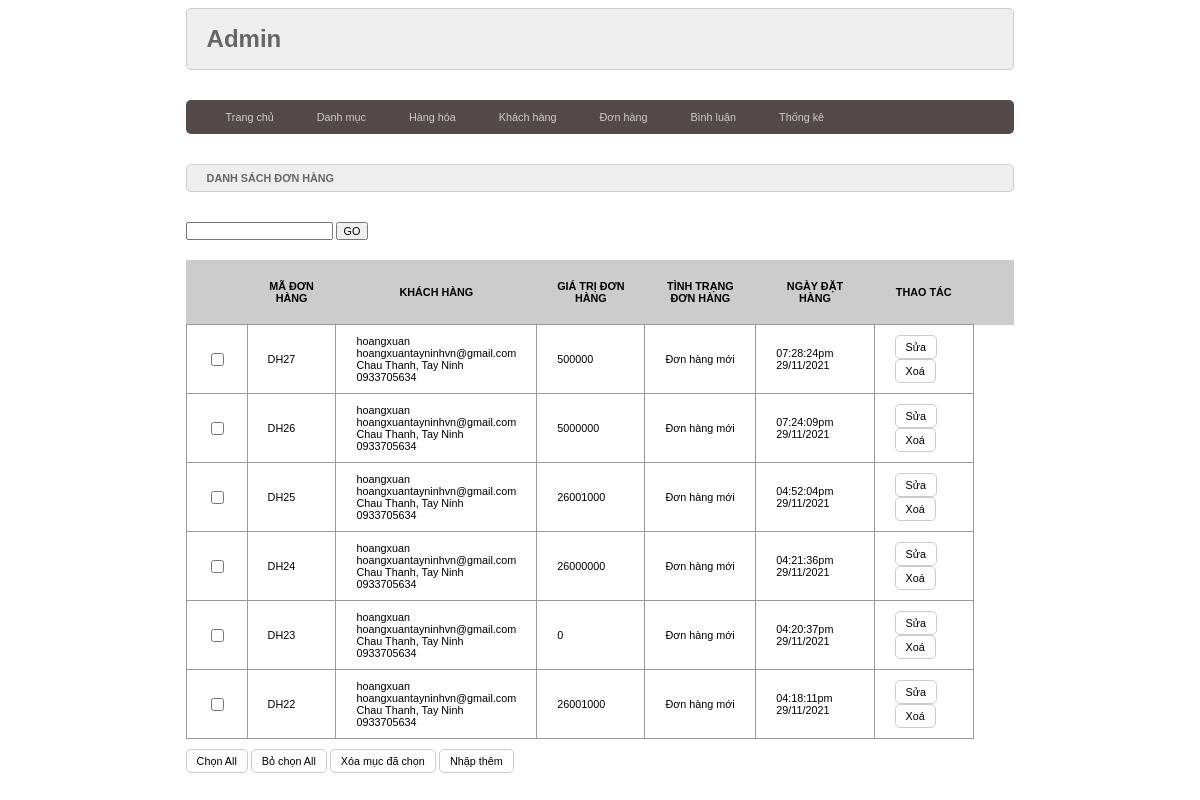
/admin/index.php?act=dsdh, run on the app's committed database.
### tables this page shows
CREATE TABLE `bill` (
  `id` int(10) NOT NULL,
  `iduser` int(10) DEFAULT 0,
  `name` varchar(255) NOT NULL,
  `diachi` varchar(255) NOT NULL,
  `sdt` varchar(50) NOT NULL,
  `email` varchar(100) NOT NULL,
  `pttt` tinyint(1) NOT NULL DEFAULT 1,
  `ngaydathang` varchar(50) DEFAULT NULL,
  `tong` int(10) NOT NULL DEFAULT 0,
  `trangthai` tinyint(1) NOT NULL DEFAULT 0,
  `name2` varchar(255) DEFAULT NULL,
  `diachi2` varchar(255) DEFAULT NULL,
  `sdt2` varchar(50) DEFAULT NULL,
  `email2` varchar(100) DEFAULT NULL
);

### model/pdo.php (called while the page is built, shortened)
<?php
function pdo_get_connection(){
    $dburl = "mysql:host=localhost;dbname=dacsn;charset=utf8";
    $username = 'root';
    $password = '';
    $conn = new PDO($dburl, $username, $password);
    $conn->setAttribute(PDO::ATTR_ERRMODE, PDO::ERRMODE_EXCEPTION);
    return $conn;
}
function pdo_query($sql){
    $sql_args = array_slice(func_get_args(), 1);
    try{
        $conn = pdo_get_connection();
        $stmt = $conn->prepare($sql);
        $stmt->execute($sql_args);
        $rows = $stmt->fetchAll();
        return $rows;
    }
    catch(PDOException $e){
        throw $e;
    }
    finally{
        unset($conn);
    }
}

### model/cart.php (called while the page is built, shortened)
<?php
    function loadall_bill($kyw="", $iduser){
        $sql="select * from bill where 1";
        $sql.=" order by id desc";
        $dm=pdo_query($sql);
        return $dm;
    }
    function getttdh($n){
        switch($n){
            case '0':
                $tt="Đơn hàng mới";
                break;
        }
        return $tt;
    }
?>

### admin/donhang/list.php (the view)
<div class="row">
        <div class="row frmtitle mb">
          <h1>DANH SÁCH ĐƠN HÀNG</h1>
        </div>
        <form action="index.php?act=dsdh" method="post">
                <input type="text" name="kyw">
                  <input type="submit" name="listdhok" value="GO">
              </form>
        <div class="row frmcontent">
            <div class="row mb10 frmdsloai">
                <table>
                    <tr>
                        <th></th>
                        <th>MÃ ĐƠN HÀNG</th>
                        <th>KHÁCH HÀNG</th>
                        <th>GIÁ TRỊ ĐƠN HÀNG</th>
                        <th>TÌNH TRẠNG ĐƠN HÀNG</th>
                        <th>NGÀY ĐẶT HÀNG</th>
                        <th>THAO TÁC</th>
                        <th></th>
                    </tr>
                    <?php
                        foreach($dsdh as $dh){
                            extract($dh);
                            $suasp='index.php?act=suasp&id='.$id;
                            $xoasp='index.php?act=xoasp&id='.$id;
                            $kh=$dh['name'].
                            '<br>'.$dh['email'].
                            '<br>'.$dh['diachi'].
                            '<br>'.$dh['sdt'];
                            $ttdh=getttdh($dh['trangthai']);
                            echo '
                            <tr>
                                <td><input type="checkbox" name="" id=""></td>
                                <td>DH'.$dh['id'].'</td>
                                <td>'.$kh.'</td>
                                <td>'.$dh['tong'].'</td>
                                <td>'.$ttdh.'</td>
                                <td>'.$dh['ngaydathang'].'</td>
                                <td>
                                <a href="'.$suasp.'"><input type="button" value="Sửa"></a>
                                <a href="'.$xoasp.'"><input type="button" value="Xoá"></a>
                                </td>
                            </tr>
                            ';
                        }
                    ?>
                </table>
            </div>
          <div class="row mb10">
            <input type="button" value="Chọn All" />
            <input type="button" value="Bỏ chọn All" />
            <input type="button" value="Xóa mục đã chọn" />
            <a href="index.php?act=addsp"><input type="button" value="Nhập thêm" /></a>
          </div>
        </div>
      </div>

### view/css/style.css (style rules this page uses)
* { box-sizing: border-box; font-family: sans-serif; font-size: 0.9vw; }
.row { float: left; width: 100%; }
.mb { margin-bottom: 30px; }
.mb10 { margin-bottom: 10px; }
.formtaikhoan input[type="submit"], .formtaikhoan input[type="reset"], .frmcontent input[type="submit"], .frmcontent input[type="reset"], .frmcontent input[type="button"] { background-color: white; border: 1px #CCC solid; padding: 5px 10px; border-radius: 5px; }
.frmtitle { background-color: #EEE; border: 1px #CCC solid; border-radius: 5px; color: #666; padding: 0px 20px; }
.frmcontent { padding: 20px 0px }
.frmdsloai table { width: 100%; border-collapse: collapse; }
.frmdsloai table th { padding: 20px; background-color: #CCC; }
.frmdsloai table td { padding: 10px 20px; border: 1px #999 solid; }
* { box-sizing:border-box }

### data on the page
bill: id "27", name "hoangxuan", email "hoangxuantayninhvn@gmail.com", diachi "Chau Thanh, Tay Ninh", sdt "0933705634", tong "500000", trangthai "Đơn hàng mới", ngaydathang "07:28:24pm 29/11/2021"
bill: id "26", name "hoangxuan", email "hoangxuantayninhvn@gmail.com", diachi "Chau Thanh, Tay Ninh", sdt "0933705634", tong "5000000", trangthai "Đơn hàng mới", ngaydathang "07:24:09pm 29/11/2021"
bill: id "25", name "hoangxuan", email "hoangxuantayninhvn@gmail.com", diachi "Chau Thanh, Tay Ninh", sdt "0933705634", tong "26001000", trangthai "Đơn hàng mới", ngaydathang "04:52:04pm 29/11/2021"
bill: id "24", name "hoangxuan", email "hoangxuantayninhvn@gmail.com", diachi "Chau Thanh, Tay Ninh", sdt "0933705634", tong "26000000", trangthai "Đơn hàng mới", ngaydathang "04:21:36pm 29/11/2021"
bill: id "23", name "hoangxuan", email "hoangxuantayninhvn@gmail.com", diachi "Chau Thanh, Tay Ninh", sdt "0933705634", tong "0", trangthai "Đơn hàng mới", ngaydathang "04:20:37pm 29/11/2021"
bill: id "22", name "hoangxuan", email "hoangxuantayninhvn@gmail.com", diachi "Chau Thanh, Tay Ninh", sdt "0933705634", tong "26001000", trangthai "Đơn hàng mới", ngaydathang "04:18:11pm 29/11/2021"
